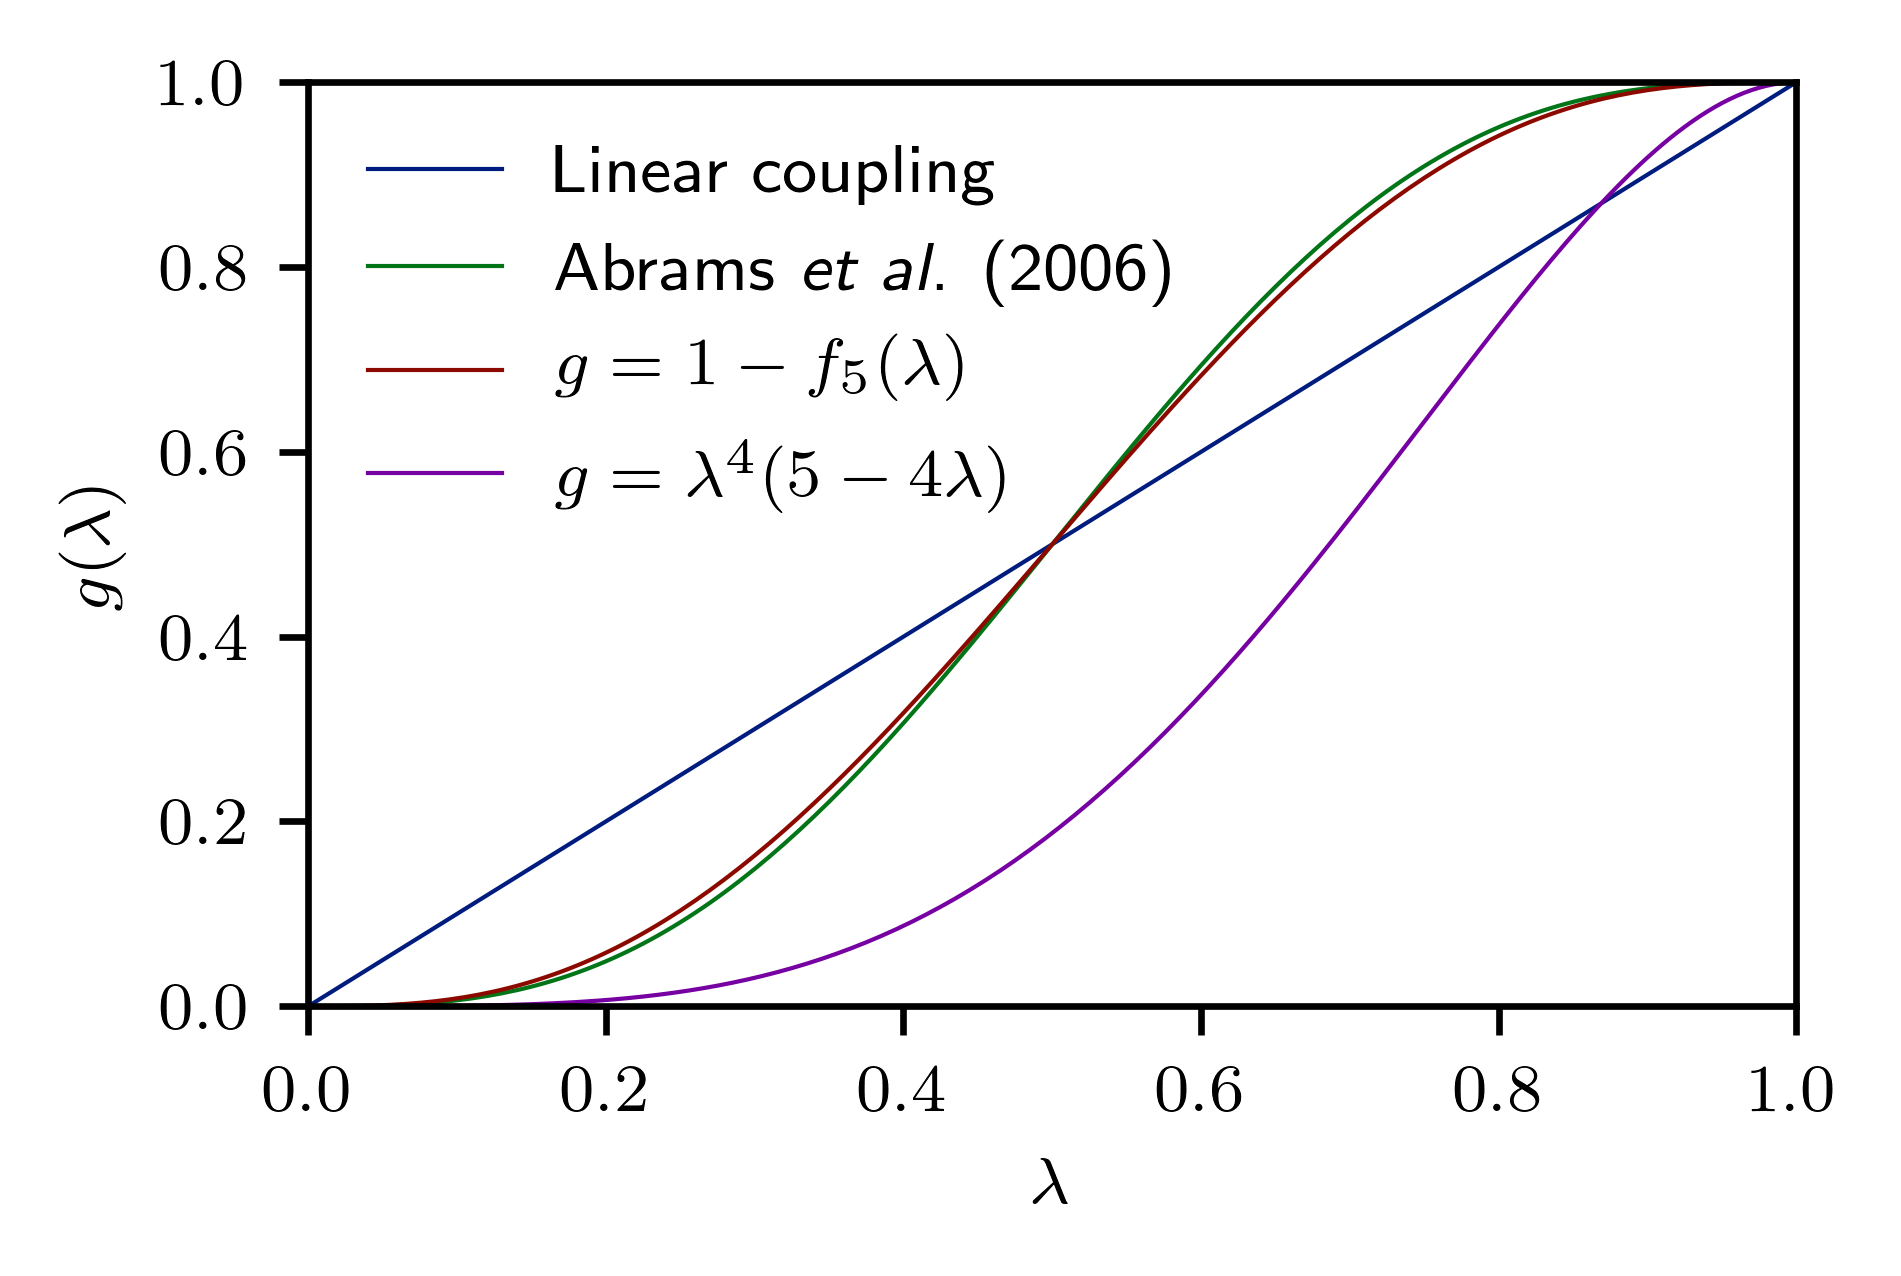

Write Python code to recreate this figure.
import numpy as np
import pandas as pd
import matplotlib.pyplot as plt
import matplotlib._color_data as mcd

import figstyle

fig, axis = plt.subplots(1, 1, figsize=(3.2, 2))

x = np.linspace(0, 1, 201)

functions = [
	np.vectorize(lambda x: x),
	np.vectorize(lambda x: x - np.sin(2*np.pi*x)/(2*np.pi)),
	np.vectorize(lambda x: x**3*(10 - 15*x + 6*x**2)),
	np.vectorize(lambda x: x**4*(5 - 4*x)),
]

equations = [
	'$\\lambda$',
	'$\\lambda - \\frac{\\sin(2\\pi \\lambda)}{2\\pi}$',
	'$\\lambda^3 (10 - 15 \\lambda + 6\\lambda^2)$',
	'$\\lambda^4 (5 - 4 \\lambda)$',
]

names = [
	'Linear coupling',
	'Abrams \\textit{et al}. (2006)',
# 	'5\\textsuperscript{th}-degree switch',
	'$g = 1 - f_5(\\lambda)$',
	'$g = \\lambda^4(5-4\\lambda)$',
]

for name, equation, function in zip(names, equations, functions):
	axis.errorbar(x, function(x), label=name)

axis.set_xlabel('$\\lambda$')
axis.set_ylabel('$g(\\lambda)$')
axis.set_xlim(0, 1)
axis.set_ylim(0, 1)
axis.legend()

plt.savefig('coupling_functions')
plt.show()
